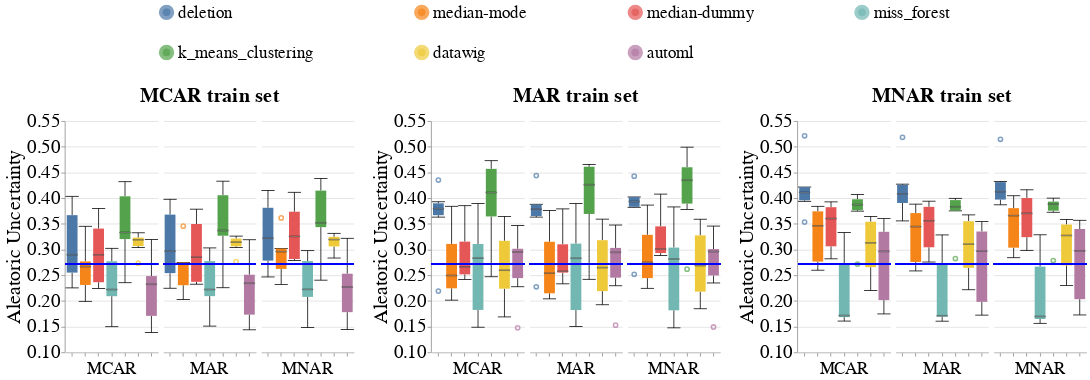

The notebook cell this image was saved under:
### Code cell
create_box_plots_for_diff_imputers_v2(dataset_name=DATASET_NAME,
                                      model_name='rf_clf',
                                      metric_name='aleatoric_uncertainty',
                                      db_client=db_client)
